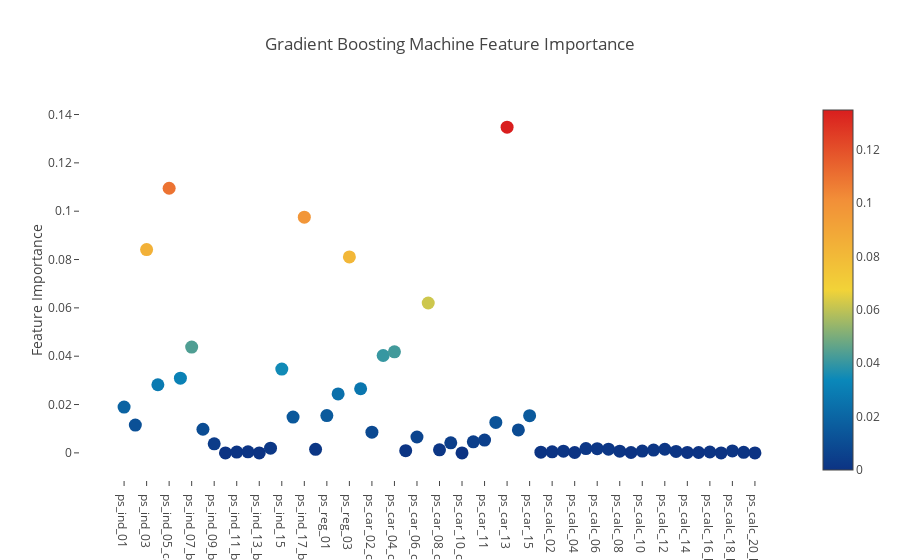

Notebook cell for this chart:
### Code cell
# 散布図
trace = go.Scatter(
    y = gb.feature_importances_,
    x = features,
    mode='markers',
    marker=dict(
        sizemode = 'diameter',
        sizeref = 1,
        size = 13,
        #size= rf.feature_importances_,
        #color = np.random.randn(500), #set color equal to a variable
        color = gb.feature_importances_,
        colorscale='Portland',
        showscale=True
    ),
    text = features
)
data = [trace]

layout= go.Layout(
    autosize= True,
    title= 'Gradient Boosting Machine Feature Importance',
    hovermode= 'closest',
     xaxis= dict(
         ticklen= 5,
         showgrid=False,
        zeroline=False,
        showline=False
     ),
    yaxis=dict(
        title= 'Feature Importance',
        showgrid=False,
        zeroline=False,
        ticklen= 5,
        gridwidth= 2
    ),
    showlegend= False
)
fig = go.Figure(data=data, layout=layout)
py.iplot(fig,filename='scatter2010')

### Figure 1 — Plotly figure (JSON) as saved in the notebook; plotly's stock layout.template omitted (floating-point values rounded to 4 significant figures)
{"data": [{"marker": {"color": [0.01894, 0.01149, 0.08412, 0.02818, 0.1095, 0.0309, 0.04378, 0.009773, 0.003726, 0, 0.0003235, 0.0004158, 0, 0.001965, 0.03467, 0.01479, 0.09752, 0.00145, 0.01544, 0.02437, 0.08109, 0.02654, 0.008584, 0.0403, 0.0418, 0.0008965, 0.006565, 0.06202, 0.001271, 0.004174, 0, 0.004577, 0.005278, 0.01261, 0.1348, 0.009484, 0.01537, 0.000286, 0.0004461, 0.0007148, 0.0001654, 0.00176, 0.001749, 0.001539, 0.0007188, 0.0001617, 0.0007279, 0.00115, 0.0015, 0.0006197, 0.0001913, 0.000162, 0.0003524, 0, 0.0007964, 0.0002346, 0], "colorscale": "Portland", "showscale": true, "size": 13, "sizemode": "diameter", "sizeref": 1}, "mode": "markers", "text": ["ps_ind_01", "ps_ind_02_cat", "ps_ind_03", "ps_ind_04_cat", "ps_ind_05_cat", "ps_ind_06_bin", "ps_ind_07_bin", "ps_ind_08_bin", "ps_ind_09_bin", "ps_ind_10_bin", "ps_ind_11_bin", "ps_ind_12_bin", "ps_ind_13_bin", "ps_ind_14", "ps_ind_15", "ps_ind_16_bin", "ps_ind_17_bin", "ps_ind_18_bin", "ps_reg_01", "ps_reg_02", "ps_reg_03", "ps_car_01_cat", "ps_car_02_cat", "ps_car_03_cat", "ps_car_04_cat", "ps_car_05_cat", "ps_car_06_cat", "ps_car_07_cat", "ps_car_08_cat", "ps_car_09_cat", "ps_car_10_cat", "ps_car_11_cat", "ps_car_11", "ps_car_12", "ps_car_13", "ps_car_14", "ps_car_15", "ps_calc_01", "ps_calc_02", "ps_calc_03", "ps_calc_04", "ps_calc_05", "ps_calc_06", "ps_calc_07", "ps_calc_08", "ps_calc_09", "ps_calc_10", "ps_calc_11", "ps_calc_12", "ps_calc_13", "ps_calc_14", "ps_calc_15_bin", "ps_calc_16_bin", "ps_calc_17_bin", "ps_calc_18_bin", "ps_calc_19_bin", "ps_calc_20_bin"], "type": "scatter", "uid": "0dd5037a-cc4d-11e8-a507-f71a340d5cd2", "x": ["ps_ind_01", "ps_ind_02_cat", "ps_ind_03", "ps_ind_04_cat", "ps_ind_05_cat", "ps_ind_06_bin", "ps_ind_07_bin", "ps_ind_08_bin", "ps_ind_09_bin", "ps_ind_10_bin", "ps_ind_11_bin", "ps_ind_12_bin", "ps_ind_13_bin", "ps_ind_14", "ps_ind_15", "ps_ind_16_bin", "ps_ind_17_bin", "ps_ind_18_bin", "ps_reg_01", "ps_reg_02", "ps_reg_03", "ps_car_01_cat", "ps_car_02_cat", "ps_car_03_cat", "ps_car_04_cat", "ps_car_05_cat", "ps_car_06_cat", "ps_car_07_cat", "ps_car_08_cat", "ps_car_09_cat", "ps_car_10_cat", "ps_car_11_cat", "ps_car_11", "ps_car_12", "ps_car_13", "ps_car_14", "ps_car_15", "ps_calc_01", "ps_calc_02", "ps_calc_03", "ps_calc_04", "ps_calc_05", "ps_calc_06", "ps_calc_07", "ps_calc_08", "ps_calc_09", "ps_calc_10", "ps_calc_11", "ps_calc_12", "ps_calc_13", "ps_calc_14", "ps_calc_15_bin", "ps_calc_16_bin", "ps_calc_17_bin", "ps_calc_18_bin", "ps_calc_19_bin", "ps_calc_20_bin"], "y": [0.01894, 0.01149, 0.08412, 0.02818, 0.1095, 0.0309, 0.04378, 0.009773, 0.003726, 0, 0.0003235, 0.0004158, 0, 0.001965, 0.03467, 0.01479, 0.09752, 0.00145, 0.01544, 0.02437, 0.08109, 0.02654, 0.008584, 0.0403, 0.0418, 0.0008965, 0.006565, 0.06202, 0.001271, 0.004174, 0, 0.004577, 0.005278, 0.01261, 0.1348, 0.009484, 0.01537, 0.000286, 0.0004461, 0.0007148, 0.0001654, 0.00176, 0.001749, 0.001539, 0.0007188, 0.0001617, 0.0007279, 0.00115, 0.0015, 0.0006197, 0.0001913, 0.000162, 0.0003524, 0, 0.0007964, 0.0002346, 0]}], "layout": {"autosize": true, "hovermode": "closest", "showlegend": false, "title": "Gradient Boosting Machine Feature Importance", "xaxis": {"showgrid": false, "showline": false, "ticklen": 5, "zeroline": false}, "yaxis": {"gridwidth": 2, "showgrid": false, "ticklen": 5, "title": "Feature Importance", "zeroline": false}}}
